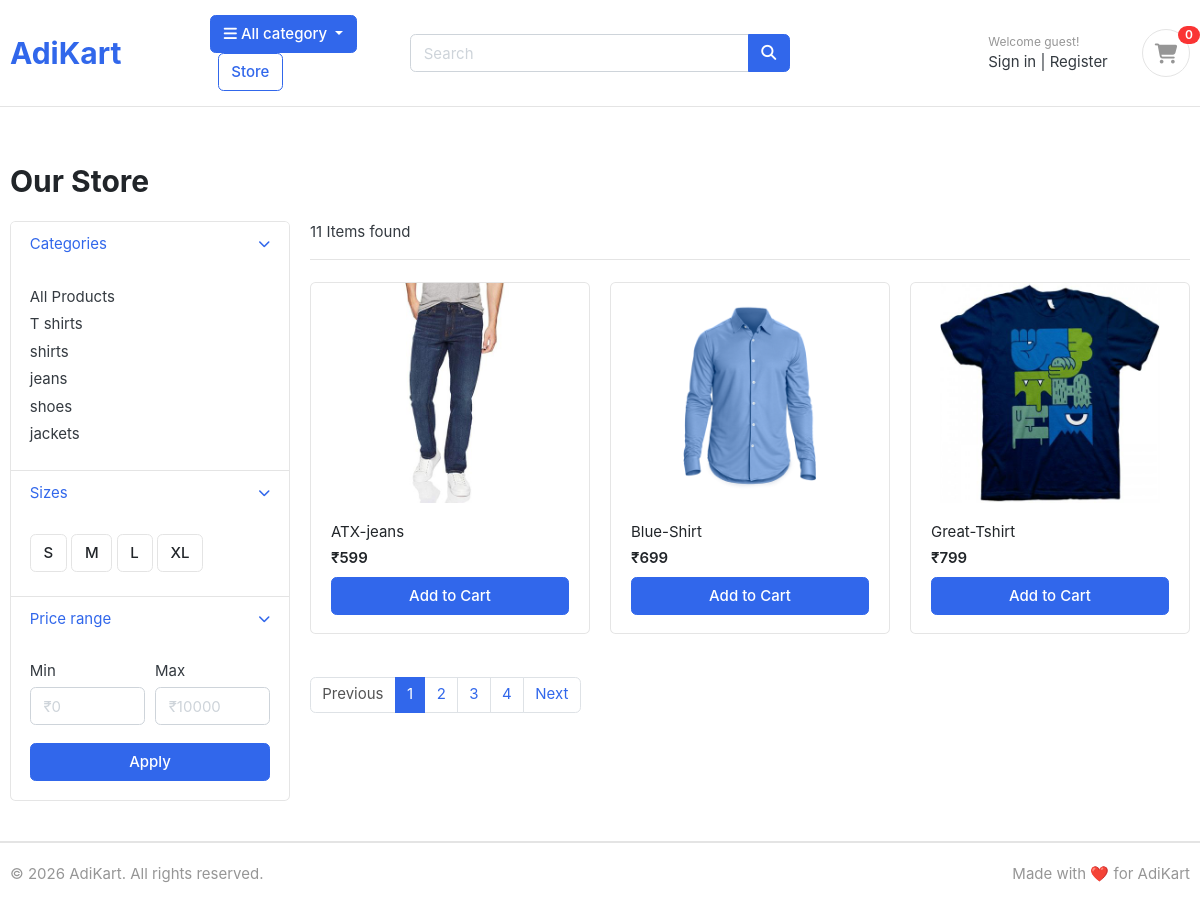
/store/, run on the app's committed database.
### category/models.py (models this page shows, shortened)
class Category(models.Model):
    category_name = models.CharField(max_length=50)
    slug=models.SlugField(max_length=100, unique=True)
    description=models.TextField(max_length=255)
    image=models.ImageField(upload_to='photos/categories', blank=True)
    class Meta:
        verbose_name = 'category'
        verbose_name_plural = 'categories'

### store/models.py (models this page shows, shortened)
class product(models.Model):
    product_name=models.CharField(max_length=200, unique=True)
    slug=models.SlugField(max_length=200, unique=True)
    description=models.TextField(max_length=500, blank=True)
    price=models.IntegerField()
    images=models.ImageField(upload_to='photos/products')
    is_available=models.BooleanField(default=True)
    category=models.ForeignKey(Category, on_delete=models.CASCADE)
    created_date=models.DateTimeField(auto_now_add=True)
    modified_date=models.DateTimeField(auto_now=True)

### store/views.py (the view)
# urls.py: path('store/', include('store.urls')),
def store(request):
    products = product.objects.all()
    categories = Category.objects.all()
    keyword = request.GET.get('keyword')
    if keyword:
        products = products.filter(
            Q(product_name__icontains=keyword) |
            Q(description__icontains=keyword) |
            Q(category__category_name__icontains=keyword)
        )
    paginator = Paginator(products, 3)
    page = request.GET.get('page')
    products = paginator.get_page(page)
    product_count = paginator.count
    return render(request, 'store/store.html', {
        'products': products,
        'categories': categories,
        'product_count': product_count,
        'keyword': keyword,
    })

### cart/context_processors.py (called while the page is built)
def cart_count(request):
    cart = request.session.get('cart', {})
    count = 0
    for data in cart.values():
        if isinstance(data, dict):
            count += data.get('quantity', 0)
        else:
            count += data
    return {
        'cart_count': count
    }

### templates/store/store.html (shortened to what this page needs)
{% extends "base.html" %}
{% block content %}
<section class="section-content padding-y">
<div class="container">
    <header class="section-heading">
        <h2 class="section-title">Our Store</h2>
    </header>
    <div class="row">
        <aside class="col-md-3">
            <div class="card">
                <article class="filter-group">
                    <header class="card-header">
                        <a href="#" class="title">
                            <i class="icon-control fa fa-chevron-down"></i>
                            Categories
                        </a>
                    </header>
                    <div class="filter-content">
                        <div class="card-body">
                            <ul class="list-menu">
                                <li>
                                    <a href="/store/">
                                        All Products
                                    </a>
                                </li>
                                {% for category in categories %}
                                <li>
                                    <a href="{% url 'products_by_category' category.slug %}">
                                        {{ category.category_name }}
                                    </a>
                                </li>
                                {% endfor %}
                            </ul>
                        </div>
                    </div>
                </article>
                <article class="filter-group">
                    <header class="card-header">
                        <a href="#" class="title">
                            <i class="icon-control fa fa-chevron-down"></i>
                            Sizes
                        </a>
                    </header>
                    <div class="filter-content">
                        <div class="card-body">
                            <label class="checkbox-btn">
                                <span class="btn btn-light">S</span>
                            </label>
                            <label class="checkbox-btn">
                                <span class="btn btn-light">M</span>
                            </label>
                            <label class="checkbox-btn">
                                <span class="btn btn-light">L</span>
                            </label>
                            <label class="checkbox-btn">
                                <span class="btn btn-light">XL</span>
                            </label>
                        </div>
                    </div>
                </article>
                <article class="filter-group">
                    <header class="card-header">
                        <a href="#" class="title">
                            <i class="icon-control fa fa-chevron-down"></i>
                            Price range
                        </a>
                    </header>
                    <div class="filter-content">
                        <div class="card-body">
                            <div class="form-row">
                                <div class="form-group col-md-6">
                                    <label>Min</label>
                                    <input class="form-control"
                                           placeholder="₹0"
                                           type="number">
                                </div>
                                <div class="form-group col-md-6">
                                    <label>Max</label>
                                    <input class="form-control"
                                           placeholder="₹10000"
                                           type="number">
                                </div>
                            </div>
                            <button class="btn btn-block btn-primary">
                                Apply
                            </button>
                        </div>
                    </div>
                </article>
            </div>
        </aside>
        <main class="col-md-9">
            <header class="border-bottom mb-4 pb-3">
                <div class="form-inline">
                    <span class="mr-md-auto">
                        {{ product_count }} Items found
                    </span>
                </div>
            </header>
            <div class="row">
                {% for product in products %}
                <div class="col-md-4">
                    <figure class="card card-product-grid">
                        <div class="img-wrap">
                            <a href="{% url 'product_detail' product.slug %}">
                                <img src="{{ product.images.url }}">
                            </a>
                        </div>
                        <figcaption class="info-wrap">
                            <a href="{% url 'product_detail' product.slug %}"
                               class="title">
                                {{ product.product_name }}
                            </a>
                            <div class="price mt-1">
                                ₹{{ product.price }}
                            </div>
                            {% if product.is_available %}
                                <a href="{% url 'add_to_cart' product.id %}"
                                   class="btn btn-primary btn-block mt-2">
                                    Add to Cart
                                </a>
                            {% else %}
                                <span class="btn btn-danger btn-block mt-2">
                                    Out of Stock
                                </span>
                            {% endif %}
                        </figcaption>
                    </figure>
                </div>
                {% empty %}
                <div class="col-12 text-center">
                    <h4>No products found</h4>
                </div>
                {% endfor %}
            </div>
            {% if products.has_other_pages %}
            <nav class="mt-4">
                <ul class="pagination">
                    {% if products.has_previous %}
                    <li class="page-item">
                        <a class="page-link"
                           href="?keyword={{ keyword|default:'' }}&page={{ products.previous_page_number }}">
                            Previous
                        </a>
                    </li>
                    {% else %}
                    <li class="page-item disabled">
                        <span class="page-link">
                            Previous
                        </span>
                    </li>
                    {% endif %}
                    {% for num in products.paginator.page_range %}
                        {% if products.number == num %}
                        <li class="page-item active">
                            <span class="page-link">
                                {{ num }}
                            </span>
                        </li>
                        {% else %}
                        <li class="page-item">
                            <a class="page-link"
                               href="?keyword={{ keyword|default:'' }}&page={{ num }}">
                                {{ num }}
                            </a>
                        </li>
                        {% endif %}
                    {% endfor %}
                    {% if products.has_next %}
                    <li class="page-item">
                        <a class="page-link"
                           href="?keyword={{ keyword|default:'' }}&page={{ products.next_page_number }}">
                            Next
                        </a>
                    </li>
                    {% else %}
                    <li class="page-item disabled">
                        <span class="page-link">
                            Next
                        </span>
                    </li>
                    {% endif %}
                </ul>
            </nav>
            {% endif %}
        </main>
    </div>
</div>
</section>
{% endblock %}

### AdiKart/static/css/ui.css (style rules this page uses)
html { font-family: "Inter", sans-serif; font-size: 15px; }
.img-wrap { text-align: center; display: block; }
.img-wrap img { max-width: 100%; }
.padding-y { padding-top: 40px; padding-bottom: 40px; }
figure { margin-bottom: 0; }
article:after, .form-group:after { display: block; clear: both; content: ""; }
.section-heading { margin-bottom: 20px; margin-top: 15px; }
.section-title { color: #212529; }
.btn-light { background-color: #fff; border-color: #e4e4e4; }
[class*=list-] li:after { visibility: hidden; display: block; content: ""; overflow: hidden; height: 0; clear: both; }
.list-menu { list-style: none; margin: 0; padding-left: 0; }
.list-menu li { margin-bottom: 5px; }
.list-menu a { color: #343a40; }
[class*=card-product] a.title { color: #212529; display: block; }
[class*=card-product] .img-wrap { overflow: hidden; position: relative; }
[class*=card-product] .img-wrap img { height: 100%; max-width: 100%; width: auto; display: inline-block; -o-object-fit: cover; object-fit: cover; }
.card-product-grid { margin-bottom: 20px; }
.card-product-grid .img-wrap { border-radius: 0.2rem 0.2rem 0 0; height: 220px; }
.card-product-grid .info-wrap { overflow: hidden; padding: 18px 20px; }
.card .img-wrap { overflow: hidden; }
.price { font-weight: 600; color: #212529; }
.icon-control { margin-top: 5px; float: right; font-size: 80%; }
.card-header .title { margin-bottom: 0; line-height: 1.5; }
.filter-group { border-bottom: 1px solid #e4e4e4; }
.filter-group .card-header { border-bottom: 0; }
.filter-group:last-child { border-bottom: 0; }
.checkbox-btn { position: relative; }

### data on the page
Category: category_name "T shirts"
Category: category_name "shirts"
Category: category_name "jeans"
Category: category_name "shoes"
Category: category_name "jackets"
product: images (picture), product_name "ATX-jeans", price "599", is_available "Add to Cart"
product: images (picture), product_name "Blue-Shirt", price "699", is_available "Add to Cart"
product: images (picture), product_name "Great-Tshirt", price "799", is_available "Add to Cart"

### other printed values
{{ cart_count }} "0"
{{ product_count }} "11"
{{ num }} "1"
{{ num }} "2" "3" "4"
